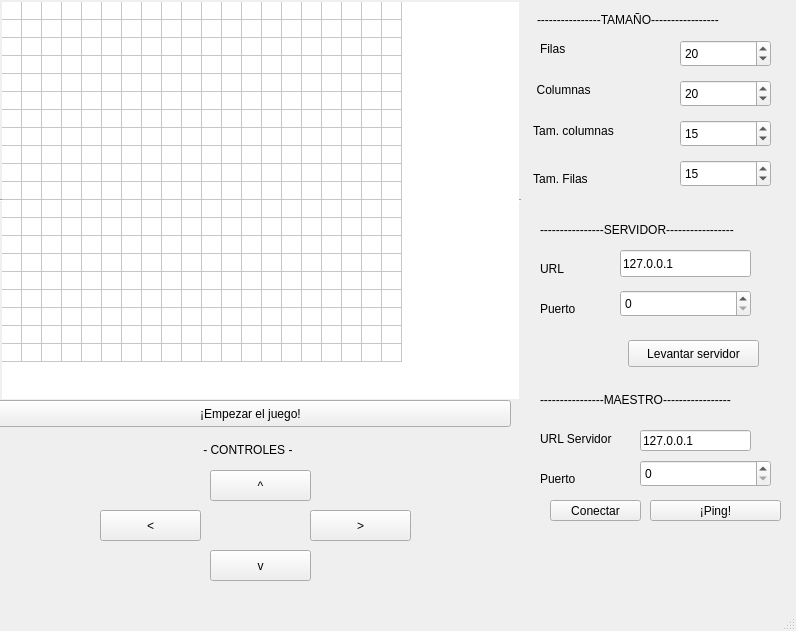
<?xml version="1.0" encoding="UTF-8"?>
<ui version="4.0">
 <class>MainWindow</class>
 <widget class="QMainWindow" name="MainWindow">
  <property name="geometry">
   <rect>
    <x>0</x>
    <y>0</y>
    <width>796</width>
    <height>631</height>
   </rect>
  </property>
  <property name="cursor">
   <cursorShape>OpenHandCursor</cursorShape>
  </property>
  <property name="windowTitle">
   <string>Juego de Snake!</string>
  </property>
  <widget class="QWidget" name="centralwidget">
   <widget class="QWidget" name="widget" native="true">
    <property name="geometry">
     <rect>
      <x>530</x>
      <y>0</y>
      <width>261</width>
      <height>611</height>
     </rect>
    </property>
    <widget class="QLabel" name="label_2">
     <property name="geometry">
      <rect>
       <x>10</x>
       <y>40</y>
       <width>41</width>
       <height>17</height>
      </rect>
     </property>
     <property name="text">
      <string>Filas</string>
     </property>
    </widget>
    <widget class="QLabel" name="label">
     <property name="geometry">
      <rect>
       <x>0</x>
       <y>80</y>
       <width>81</width>
       <height>20</height>
      </rect>
     </property>
     <property name="text">
      <string>  Columnas</string>
     </property>
    </widget>
    <widget class="QSpinBox" name="spinBox">
     <property name="geometry">
      <rect>
       <x>150</x>
       <y>40</y>
       <width>91</width>
       <height>27</height>
      </rect>
     </property>
     <property name="value">
      <number>20</number>
     </property>
    </widget>
    <widget class="QSpinBox" name="spinBox_2">
     <property name="geometry">
      <rect>
       <x>150</x>
       <y>80</y>
       <width>91</width>
       <height>27</height>
      </rect>
     </property>
     <property name="value">
      <number>20</number>
     </property>
    </widget>
    <widget class="QSpinBox" name="spinBox_3">
     <property name="geometry">
      <rect>
       <x>150</x>
       <y>120</y>
       <width>91</width>
       <height>27</height>
      </rect>
     </property>
     <property name="value">
      <number>15</number>
     </property>
    </widget>
    <widget class="QSpinBox" name="spinBox_4">
     <property name="geometry">
      <rect>
       <x>150</x>
       <y>160</y>
       <width>91</width>
       <height>27</height>
      </rect>
     </property>
     <property name="value">
      <number>15</number>
     </property>
    </widget>
    <widget class="QLabel" name="label_3">
     <property name="geometry">
      <rect>
       <x>0</x>
       <y>120</y>
       <width>111</width>
       <height>21</height>
      </rect>
     </property>
     <property name="text">
      <string> Tam. columnas</string>
     </property>
    </widget>
    <widget class="QLabel" name="label_4">
     <property name="geometry">
      <rect>
       <x>0</x>
       <y>170</y>
       <width>101</width>
       <height>17</height>
      </rect>
     </property>
     <property name="text">
      <string> Tam. Filas</string>
     </property>
    </widget>
    <widget class="QLabel" name="label_5">
     <property name="geometry">
      <rect>
       <x>7</x>
       <y>10</y>
       <width>221</width>
       <height>20</height>
      </rect>
     </property>
     <property name="text">
      <string>----------------TAMAÑO-----------------</string>
     </property>
    </widget>
    <widget class="QLabel" name="label_7">
     <property name="geometry">
      <rect>
       <x>10</x>
       <y>260</y>
       <width>41</width>
       <height>17</height>
      </rect>
     </property>
     <property name="text">
      <string>URL</string>
     </property>
    </widget>
    <widget class="QLineEdit" name="lineEdit">
     <property name="geometry">
      <rect>
       <x>90</x>
       <y>250</y>
       <width>131</width>
       <height>27</height>
      </rect>
     </property>
     <property name="text">
      <string>127.0.0.1</string>
     </property>
    </widget>
    <widget class="QLabel" name="label_8">
     <property name="geometry">
      <rect>
       <x>10</x>
       <y>300</y>
       <width>68</width>
       <height>17</height>
      </rect>
     </property>
     <property name="text">
      <string>Puerto</string>
     </property>
    </widget>
    <widget class="QSpinBox" name="spinBox_5">
     <property name="geometry">
      <rect>
       <x>90</x>
       <y>290</y>
       <width>131</width>
       <height>27</height>
      </rect>
     </property>
    </widget>
    <widget class="QPushButton" name="pushButton_2">
     <property name="geometry">
      <rect>
       <x>98</x>
       <y>340</y>
       <width>131</width>
       <height>27</height>
      </rect>
     </property>
     <property name="text">
      <string>Levantar servidor</string>
     </property>
    </widget>
    <widget class="QLabel" name="label_10">
     <property name="geometry">
      <rect>
       <x>10</x>
       <y>430</y>
       <width>91</width>
       <height>17</height>
      </rect>
     </property>
     <property name="text">
      <string>URL Servidor</string>
     </property>
    </widget>
    <widget class="QLineEdit" name="lineEdit_2">
     <property name="geometry">
      <rect>
       <x>110</x>
       <y>430</y>
       <width>111</width>
       <height>21</height>
      </rect>
     </property>
     <property name="text">
      <string>127.0.0.1</string>
     </property>
    </widget>
    <widget class="QLabel" name="label_11">
     <property name="geometry">
      <rect>
       <x>10</x>
       <y>470</y>
       <width>68</width>
       <height>17</height>
      </rect>
     </property>
     <property name="text">
      <string>Puerto</string>
     </property>
    </widget>
    <widget class="QSpinBox" name="spinBox_6">
     <property name="geometry">
      <rect>
       <x>110</x>
       <y>460</y>
       <width>131</width>
       <height>27</height>
      </rect>
     </property>
    </widget>
    <widget class="QPushButton" name="pushButton_3">
     <property name="geometry">
      <rect>
       <x>20</x>
       <y>500</y>
       <width>91</width>
       <height>21</height>
      </rect>
     </property>
     <property name="text">
      <string>Conectar</string>
     </property>
    </widget>
    <widget class="QPushButton" name="pushButton_4">
     <property name="geometry">
      <rect>
       <x>120</x>
       <y>500</y>
       <width>131</width>
       <height>21</height>
      </rect>
     </property>
     <property name="text">
      <string>¡Ping!</string>
     </property>
    </widget>
    <widget class="QLabel" name="label_6">
     <property name="geometry">
      <rect>
       <x>10</x>
       <y>220</y>
       <width>221</width>
       <height>20</height>
      </rect>
     </property>
     <property name="text">
      <string>----------------SERVIDOR-----------------</string>
     </property>
    </widget>
    <widget class="QLabel" name="label_9">
     <property name="geometry">
      <rect>
       <x>10</x>
       <y>390</y>
       <width>221</width>
       <height>20</height>
      </rect>
     </property>
     <property name="text">
      <string>----------------MAESTRO-----------------</string>
     </property>
    </widget>
   </widget>
   <widget class="QWidget" name="widget_2" native="true">
    <property name="geometry">
     <rect>
      <x>0</x>
      <y>400</y>
      <width>521</width>
      <height>191</height>
     </rect>
    </property>
    <widget class="QLabel" name="label_12">
     <property name="geometry">
      <rect>
       <x>160</x>
       <y>40</y>
       <width>201</width>
       <height>20</height>
      </rect>
     </property>
     <property name="text">
      <string>             - CONTROLES -</string>
     </property>
    </widget>
    <widget class="QPushButton" name="pushButton_5">
     <property name="geometry">
      <rect>
       <x>210</x>
       <y>70</y>
       <width>101</width>
       <height>31</height>
      </rect>
     </property>
     <property name="text">
      <string>^</string>
     </property>
    </widget>
    <widget class="QPushButton" name="pushButton_6">
     <property name="geometry">
      <rect>
       <x>100</x>
       <y>110</y>
       <width>101</width>
       <height>31</height>
      </rect>
     </property>
     <property name="text">
      <string>&lt;</string>
     </property>
    </widget>
    <widget class="QPushButton" name="pushButton_7">
     <property name="geometry">
      <rect>
       <x>210</x>
       <y>150</y>
       <width>101</width>
       <height>31</height>
      </rect>
     </property>
     <property name="text">
      <string>v</string>
     </property>
    </widget>
    <widget class="QPushButton" name="pushButton_8">
     <property name="geometry">
      <rect>
       <x>310</x>
       <y>110</y>
       <width>101</width>
       <height>31</height>
      </rect>
     </property>
     <property name="text">
      <string>&gt;</string>
     </property>
    </widget>
    <widget class="QPushButton" name="pushButton">
     <property name="geometry">
      <rect>
       <x>-10</x>
       <y>0</y>
       <width>521</width>
       <height>27</height>
      </rect>
     </property>
     <property name="text">
      <string>¡Empezar el juego!</string>
     </property>
    </widget>
   </widget>
   <widget class="QTableWidget" name="tableWidget">
    <property name="geometry">
     <rect>
      <x>0</x>
      <y>0</y>
      <width>521</width>
      <height>401</height>
     </rect>
    </property>
    <property name="cursor" stdset="0">
     <cursorShape>ArrowCursor</cursorShape>
    </property>
    <property name="autoFillBackground">
     <bool>false</bool>
    </property>
    <property name="frameShape">
     <enum>QFrame::HLine</enum>
    </property>
    <property name="lineWidth">
     <number>1</number>
    </property>
    <property name="verticalScrollBarPolicy">
     <enum>Qt::ScrollBarAlwaysOff</enum>
    </property>
    <property name="horizontalScrollBarPolicy">
     <enum>Qt::ScrollBarAlwaysOff</enum>
    </property>
    <property name="autoScroll">
     <bool>true</bool>
    </property>
    <property name="showGrid">
     <bool>true</bool>
    </property>
    <property name="gridStyle">
     <enum>Qt::SolidLine</enum>
    </property>
    <property name="sortingEnabled">
     <bool>false</bool>
    </property>
    <property name="wordWrap">
     <bool>false</bool>
    </property>
    <property name="cornerButtonEnabled">
     <bool>true</bool>
    </property>
    <property name="rowCount">
     <number>20</number>
    </property>
    <property name="columnCount">
     <number>20</number>
    </property>
    <attribute name="horizontalHeaderVisible">
     <bool>false</bool>
    </attribute>
    <attribute name="horizontalHeaderDefaultSectionSize">
     <number>15</number>
    </attribute>
    <attribute name="horizontalHeaderHighlightSections">
     <bool>true</bool>
    </attribute>
    <attribute name="horizontalHeaderMinimumSectionSize">
     <number>10</number>
    </attribute>
    <attribute name="horizontalHeaderShowSortIndicator" stdset="0">
     <bool>false</bool>
    </attribute>
    <attribute name="horizontalHeaderStretchLastSection">
     <bool>false</bool>
    </attribute>
    <attribute name="verticalHeaderVisible">
     <bool>false</bool>
    </attribute>
    <attribute name="verticalHeaderCascadingSectionResizes">
     <bool>true</bool>
    </attribute>
    <attribute name="verticalHeaderDefaultSectionSize">
     <number>15</number>
    </attribute>
    <attribute name="verticalHeaderMinimumSectionSize">
     <number>10</number>
    </attribute>
    <row/>
    <row/>
    <row/>
    <row/>
    <row/>
    <row/>
    <row/>
    <row/>
    <row/>
    <row/>
    <row/>
    <row/>
    <row/>
    <row/>
    <row/>
    <row/>
    <row/>
    <row/>
    <row/>
    <row/>
    <column/>
    <column/>
    <column/>
    <column/>
    <column/>
    <column/>
    <column/>
    <column/>
    <column/>
    <column/>
    <column/>
    <column/>
    <column/>
    <column/>
    <column/>
    <column/>
    <column/>
    <column/>
    <column/>
    <column/>
    <item row="0" column="0">
     <property name="text">
      <string notr="true"/>
     </property>
    </item>
   </widget>
  </widget>
  <widget class="QMenuBar" name="menubar">
   <property name="geometry">
    <rect>
     <x>0</x>
     <y>0</y>
     <width>796</width>
     <height>25</height>
    </rect>
   </property>
  </widget>
  <widget class="QStatusBar" name="statusbar"/>
 </widget>
 <resources/>
 <connections/>
</ui>
